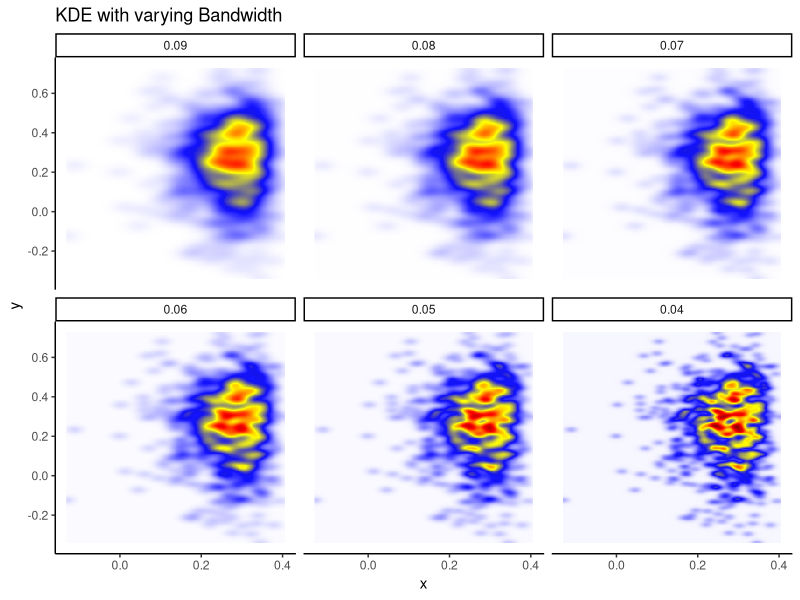
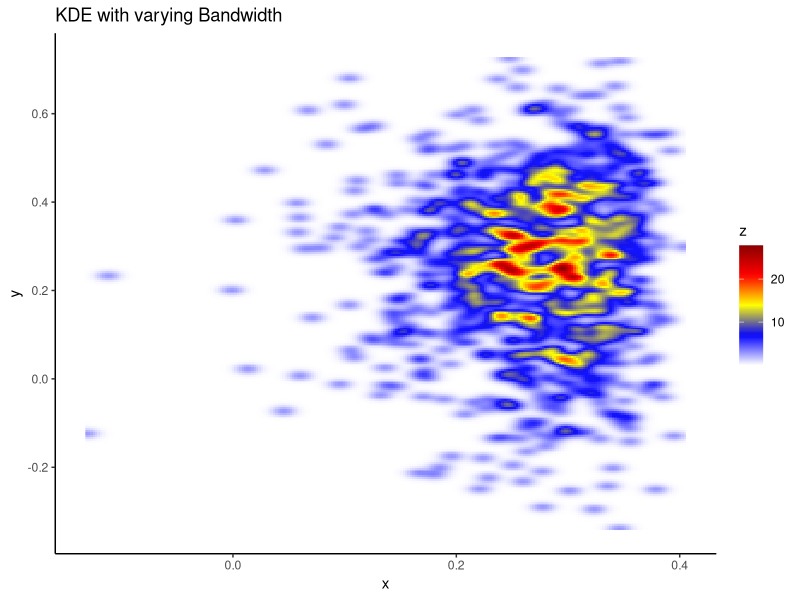

Source code (R) for these figures, in order:
rm(list=ls())
library(MASS)
library(tidyverse)
set.seed(123)

M <- 1000
b <- log10(rgamma(M, 6, 3))
a <- log10((rweibull(M, 8, 2)))
clrs <- colorRampPalette(c('white','blue','yellow','red','darkred'))
N <- 250

## ggplot version 
bind_rows(lapply(seq(.09, .04, by=-.01), function(i){
    dsub <- kde2d(a, b, n=N, h=i)
    tibble(z=c(dsub$z), x=rep(dsub$x, N), y=rep(dsub$y, each=N)) %>%
        mutate(bandwidth=i)})) %>%
    mutate(bandwidth=factor(bandwidth, levels=seq(.09, .04, by=-.01))) %>%
    group_by(bandwidth) %>%
    mutate(z = (z-mean(z))/sd(z)) %>%
    ggplot(aes(x=x, y=y, fill=z)) +
    geom_raster() +
    scale_fill_gradientn(colors=clrs(27)) +
    theme_classic() +
    facet_wrap(~bandwidth) +
    guides(fill=FALSE) +
    ggtitle("KDE with varying Bandwidth")

## Single plot
dsub <- kde2d(a, b, n=N, h=.03)
tibble(z=c(dsub$z), x=rep(dsub$x, N), y=rep(dsub$y, each=N)) %>%
    ggplot(aes(x=x, y=y, fill=z)) +
    geom_raster() +
    scale_fill_gradientn(colors=clrs(27)) +
    theme_classic() +
    ggtitle("KDE with varying Bandwidth")
